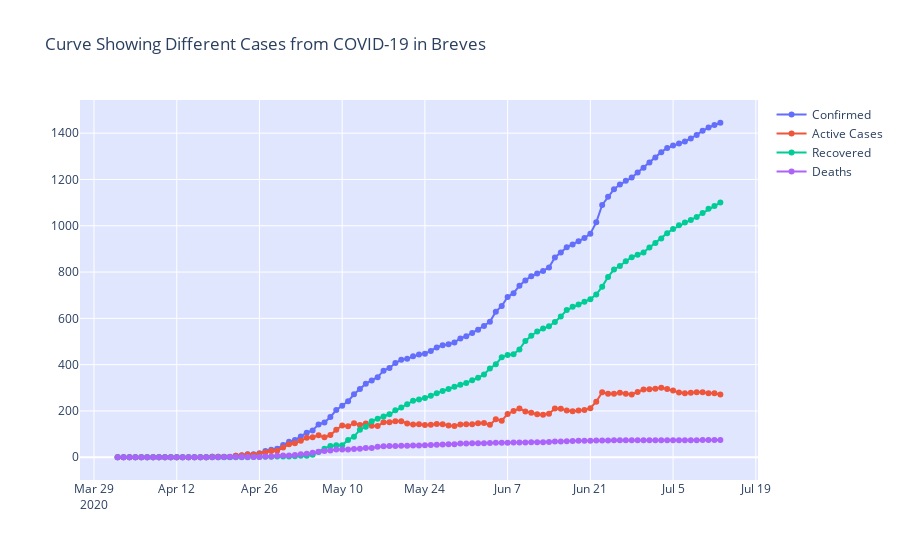

Source (notebook cell):
### Code cell
#Total Cases,Active Cases,Cured,Deaths from Corona Virus in Breves
carona_data = df_breves.groupby(['Date'])['Confirmed','Active Cases','Recovered','Deaths'].sum().reset_index().sort_values('Date',ascending=False)
fig = go.Figure()
fig.add_trace(go.Scatter(x=carona_data['Date'], y=carona_data['Confirmed'],
                    mode='lines+markers',name='Confirmed'))
fig.add_trace(go.Scatter(x=carona_data['Date'], y=carona_data['Active Cases'], 
                mode='lines+markers',name='Active Cases'))
fig.add_trace(go.Scatter(x=carona_data['Date'], y=carona_data['Recovered'], 
                mode='lines+markers',name='Recovered'))
fig.add_trace(go.Scatter(x=carona_data['Date'], y=carona_data['Deaths'], 
                mode='lines+markers',name='Deaths'))
fig.update_layout(title_text='Curve Showing Different Cases from COVID-19 in Breves',plot_bgcolor='rgb(225,230,255)')
fig.show()
